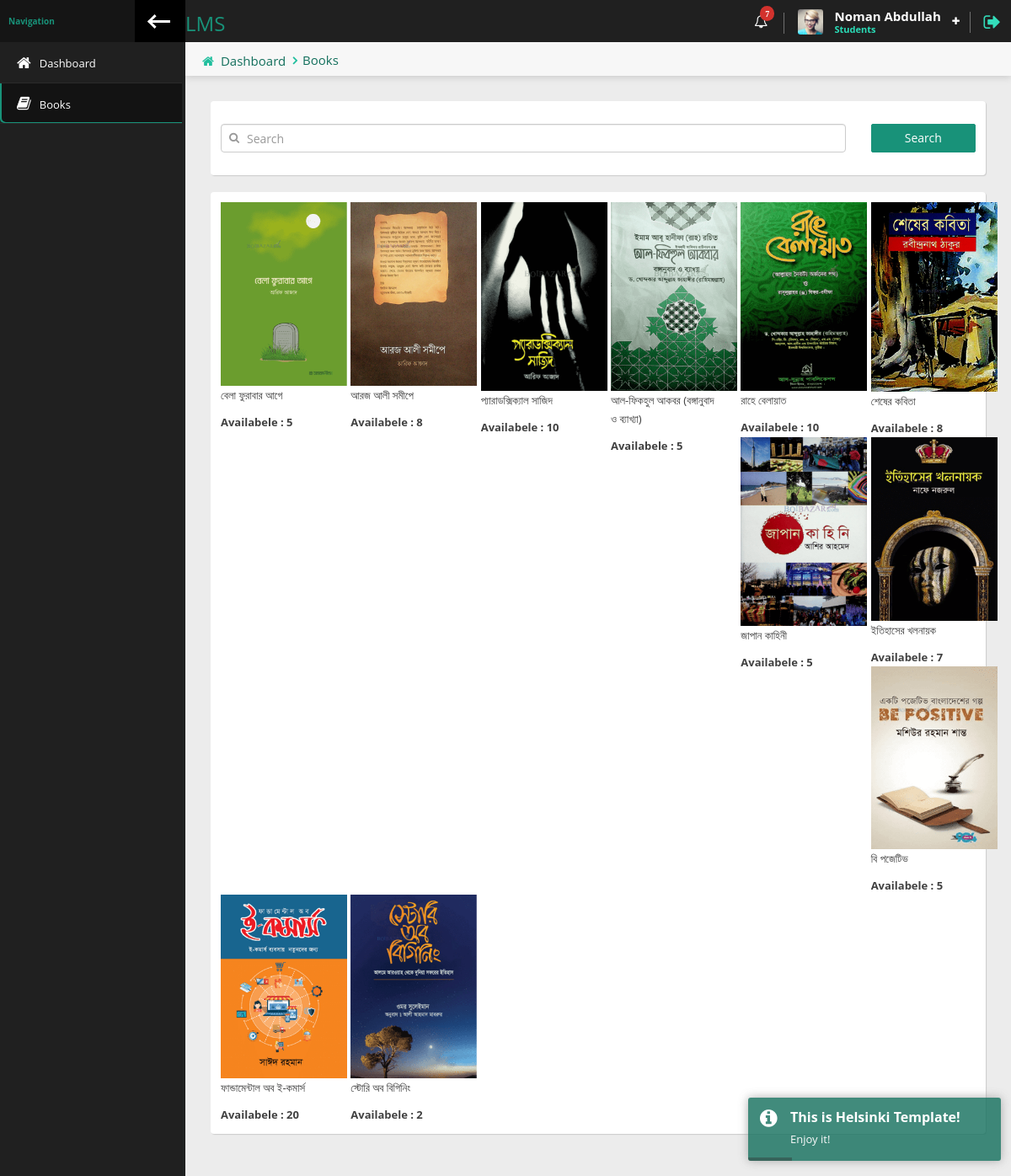
The page /lms/student/books.php (signed in) on the database its author committed.
### tables this page shows
CREATE TABLE `students` (
  `id` int(5) NOT NULL,
  `fname` varchar(50) NOT NULL,
  `lname` varchar(50) NOT NULL,
  `roll` int(6) NOT NULL,
  `reg` int(6) NOT NULL,
  `email` varchar(50) NOT NULL,
  `username` varchar(50) NOT NULL,
  `password` varchar(100) NOT NULL,
  `phone` varchar(11) NOT NULL,
  `image` varchar(50) DEFAULT NULL,
  `status` tinyint(1) NOT NULL,
  `datetime` timestamp NOT NULL DEFAULT current_timestamp()
);

CREATE TABLE `books` (
  `id` int(5) NOT NULL,
  `book_name` varchar(70) NOT NULL,
  `book_image` varchar(100) NOT NULL,
  `book_author_name` varchar(50) NOT NULL,
  `book_publication_name` varchar(50) NOT NULL,
  `book_purchase_date` varchar(50) NOT NULL,
  `book_price` varchar(10) NOT NULL,
  `book_qty` int(5) NOT NULL,
  `availabele_qty` int(5) NOT NULL,
  `librarian_username` varchar(50) NOT NULL,
  `datetime` timestamp NOT NULL DEFAULT current_timestamp()
);

### lms/student/books.php (the view)
<?php require_once 'header.php'; ?>
    <div class="content-header">
        <div class="leftside-content-header">
            <ul class="breadcrumbs">
                <li><i class="fa fa-home" aria-hidden="true"></i><a href="#">Dashboard</a></li>
                <li><a href="#">Books</a></li>
            </ul>
        </div>
    </div>
    <div class="row animated fadeInUp">
    <div class="col-sm-12">
            <div class="panel">
                <div class="panel-content">
                    <form method="POST" action="">
                        <div class="row pt-md">
                            <div class="form-group col-sm-9 col-lg-10">
                                    <span class="input-with-icon">
                                <input type="text" name="result" class="form-control" id="lefticon" placeholder="Search" required>
                                <i class="fa fa-search"></i>
                            </span>
                            </div>
                            <div class="form-group col-sm-3  col-lg-2 ">
                                <button type="submit" name="books" class="btn btn-primary btn-block">Search</button>
                            </div>
                        </div>
                    </form>
                </div>
            </div>
        </div>
        <?php
        if (isset($_POST['books'])) {
            $result = $_POST['result']
        ?>
            <div class="col-sm-12">
                <div class="panel">
                    <div class="panel-content">
                        <div class="row">
                            <?php
                            $result = mysqli_query($db, "SELECT * FROM books WHERE book_name LIKE '%$result%'");
                            $temp = mysqli_num_rows($result);
                            if ($temp > 0) {
                                ?>
                                <?php
                                while ($row = mysqli_fetch_assoc($result)) {
                                ?>
                                <div class="col-sm-3 col-md-2">
                                    <img src="../images/books/20210207080543.jpg" width="150px">
                                    <p><?= $row['book_name'];?></p>
                                    <span><b>Availabele : <?= $row['availabele_qty'];?></b></span>
                                </div>
                                <?php
                                }
                                ?>
                                <?php
                            }else {
                                echo '<h1>Books not found</h1>';
                            } ?>
                        </div>
                    </div>
                </div>
            </div>
            <?php
        }else{
            ?>
            <div class="col-sm-12">
                <div class="panel">
                    <div class="panel-content">
                        <div class="row">
                            <?php
                            $result = mysqli_query($db, "SELECT * FROM books");
                            while ($row = mysqli_fetch_assoc($result)) {
                            ?>
                            <div class="col-sm-3 col-md-2">
                                <img src="../images/books/<?= $row['book_image']?>" width="150px">
                                <p><?= $row['book_name'];?></p>
                                <span><b>Availabele : <?= $row['availabele_qty'];?></b></span>
                            </div>
                            <?php
                            }
                            ?>
                        </div>
                    </div>
                </div>
            </div>
            <?php
        }
        ?>
    </div>
<?php require_once 'footer.php'; ?>

### lms/student/header.php (shortened to what this page needs)
<?php
require_once '../dbcon.php';
$page = explode('/',$_SERVER['PHP_SELF']);
$page = end($page);
$student_login = $_SESSION['student_id'];
$data = mysqli_query($db, "SELECT * FROM students WHERE id='$student_login'");
$students_info = mysqli_fetch_assoc($data);
?>
<!doctype html>
<html lang="en" class="fixed left-sidebar-top">
<head>
    <link href="../assets/vendor/pace/pace-theme-minimal.css" rel="stylesheet" />
    <link rel="stylesheet" href="../assets/vendor/bootstrap/css/bootstrap.css">
    <link rel="stylesheet" href="../assets/vendor/font-awesome/css/font-awesome.css">
    <link rel="stylesheet" href="../assets/vendor/animate.css/animate.css">
    <link rel="stylesheet" href="../assets/vendor/toastr/toastr.min.css">
    <link rel="stylesheet" href="../assets/vendor/magnific-popup/magnific-popup.css">
    <link rel="stylesheet" href="../assets/vendor/data-table/media/css/dataTables.bootstrap.min.css">
    <link rel="stylesheet" href="../assets/stylesheets/css/style.css">
</head>
<body>
    <div class="wrap">
        <div class="page-header">
            <div class="leftside-header">
                <div class="logo">
                    <a href="index.php" class="on-click">
                        <h3>LMS</h3>
                    </a>
                </div>
            </div>
            <div class="rightside-header">
                <div class="header-section hidden-xs" id="notice-headerbox">
                    <div class="notice" id="alerts-notice">
                        <i class="fa fa-bell-o" aria-hidden="true"><span class="badge badge-xs badge-top-right x-danger">7</span></i>
                    </div>
                </div>
                <div class="header-section" id="user-headerbox">
                    <div class="user-header-wrap">
                        <div class="user-photo">
                            <img alt="profile photo" src="../assets/images/avatar/avatar_user.jpg" />
                        </div>
                        <div class="user-info">
                            <span class="user-name"><?= ucwords($students_info['fname']).' '.ucwords($students_info['lname']);?></span>
                            <span class="user-profile">Students</span>
                        </div>
                        <i class="fa fa-plus icon-open" aria-hidden="true"></i>
                    </div>
                </div>
                <div class="header-section">
                    <a href="logout.php" data-toggle="tooltip" data-placement="left" title="Logout"><i class="fa fa-sign-out log-out" aria-hidden="true"></i></a>
                </div>
            </div>
        </div>
        <div class="page-body">
            <div class="left-sidebar">
                <div class="left-sidebar-header">
                    <div class="left-sidebar-title">Navigation</div>
                    <div class="left-sidebar-toggle c-hamburger c-hamburger--htla hidden-xs" data-toggle-class="left-sidebar-collapsed" data-target="html">
                        <span></span>
                    </div>
                </div>
                <div id="left-nav" class="nano">
                    <div class="nano-content">
                        <nav>
                            <ul class="nav nav-left-lines" id="main-nav">
                                <li class="<?= $page == 'index.php' ? 'active-item':''?>"><a href="index.php"><i class="fa fa-home" aria-hidden="true"></i><span>Dashboard</span></a></li>
                                <li class="<?= $page == 'books.php' ? 'active-item':''?>"><a href="books.php"><i class="fa fa-book" aria-hidden="true"></i><span>Books</span></a></li>
                            </ul>
                        </nav>
                    </div>
                </div>
            </div>
            <div class="content">

### lms/student/header.php (style rules this page uses)
body { background-color: #f9f9fa }

### rows shown on the page
students: fname "Noman", lname "Abdullah"
books: book_image (picture), book_name "বেলা ফুরাবার আগে", availabele_qty "5"
books: book_image (picture), book_name "আরজ আলী সমীপে", availabele_qty "8"
books: book_image (picture), book_name "প্যারাডক্সিক্যাল সাজিদ", availabele_qty "10"
books: book_image (picture), book_name "আল-ফিকহুল আকবর (বঙ্গানুবাদ ও ব্যাখ্যা)", availabele_qty "5"
books: book_image (picture), book_name "রাহে বেলায়াত", availabele_qty "10"
books: book_image (picture), book_name "শেষের কবিতা", availabele_qty "8"
books: book_image (picture), book_name "জাপান কাহিনী", availabele_qty "5"
books: book_image (picture), book_name "ইতিহাসের খলনায়ক", availabele_qty "7"
books: book_image (picture), book_name "বি পজেটিভ", availabele_qty "5"
books: book_image (picture), book_name "ফান্ডামেন্টাল অব ই-কমার্স", availabele_qty "20"
books: book_image (picture), book_name "স্টোরি অব বিগিনিং", availabele_qty "2"
